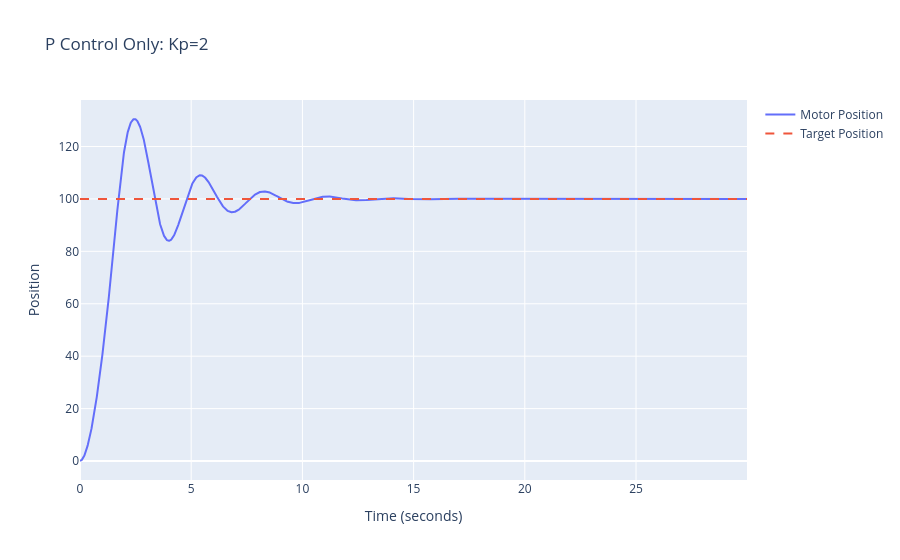
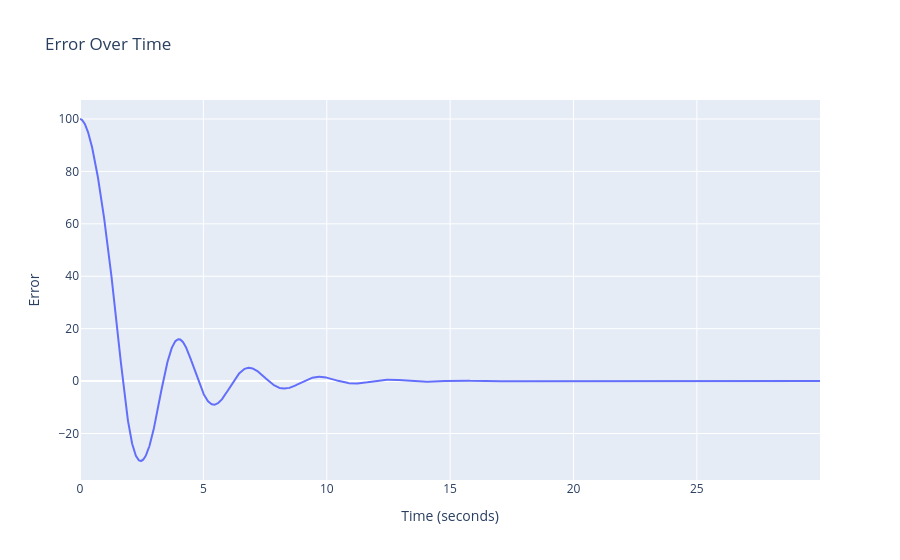
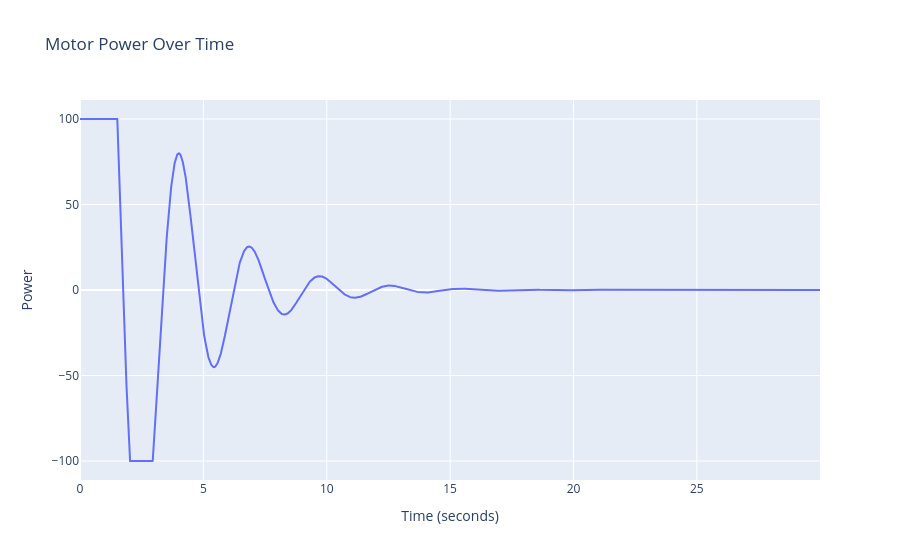

Notebook code for these charts, in order:
### Code cell
time, position, speed, power, error = simulate_motor(
    Kp=5,
    Ki=0,
    Kd=0,
    total_time = 30
)

plot_result(
    time,
    position,
    speed,
    power,
    error,
    title="P Control Only: Kp=2"
)

### Figure 1 — Plotly figure (JSON) as saved in the notebook; plotly's stock layout.template omitted (floating-point values rounded to 4 significant figures; data arrays with more than 128 entries replaced by an {"elided": "..."} marker saying what was removed)
{"data": [{"mode": "lines", "name": "Motor Position", "x": {"elided": "3000 float values"}, "y": {"elided": "3000 float values"}, "type": "scatter"}, {"line": {"dash": "dash"}, "mode": "lines", "name": "Target Position", "x": {"elided": "3000 float values"}, "y": {"elided": "3000 int values"}, "type": "scatter"}], "layout": {"title": {"text": "P Control Only: Kp=2"}, "xaxis": {"title": {"text": "Time (seconds)"}}, "yaxis": {"title": {"text": "Position"}}}}

### Figure 2 — Plotly figure (JSON) as saved in the notebook; plotly's stock layout.template omitted (floating-point values rounded to 4 significant figures; data arrays with more than 128 entries replaced by an {"elided": "..."} marker saying what was removed)
{"data": [{"mode": "lines", "name": "Error", "x": {"elided": "3000 float values"}, "y": {"elided": "3000 float values"}, "type": "scatter"}], "layout": {"title": {"text": "Error Over Time"}, "xaxis": {"title": {"text": "Time (seconds)"}}, "yaxis": {"title": {"text": "Error"}}}}

### Figure 3 — Plotly figure (JSON) as saved in the notebook; plotly's stock layout.template omitted (floating-point values rounded to 4 significant figures; data arrays with more than 128 entries replaced by an {"elided": "..."} marker saying what was removed)
{"data": [{"mode": "lines", "name": "Motor Power", "x": {"elided": "3000 float values"}, "y": {"elided": "3000 float values"}, "type": "scatter"}], "layout": {"title": {"text": "Motor Power Over Time"}, "xaxis": {"title": {"text": "Time (seconds)"}}, "yaxis": {"title": {"text": "Power"}}}}
